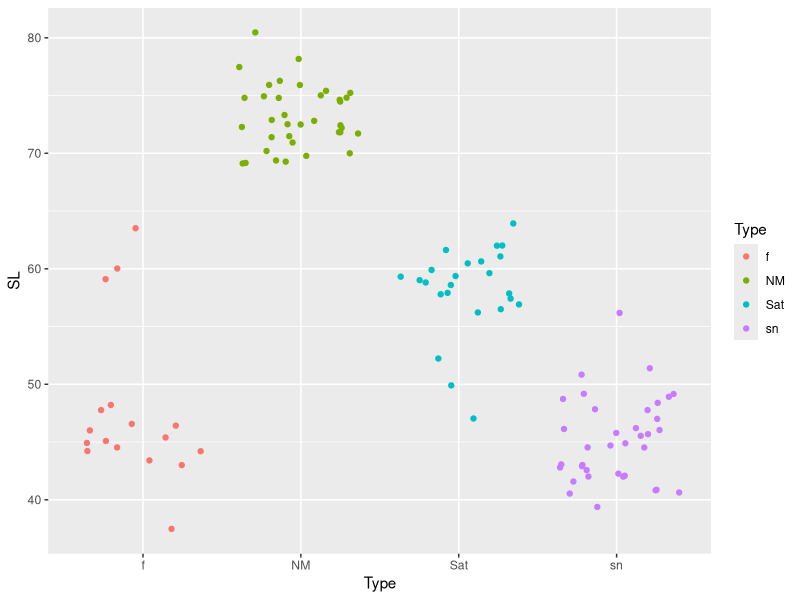
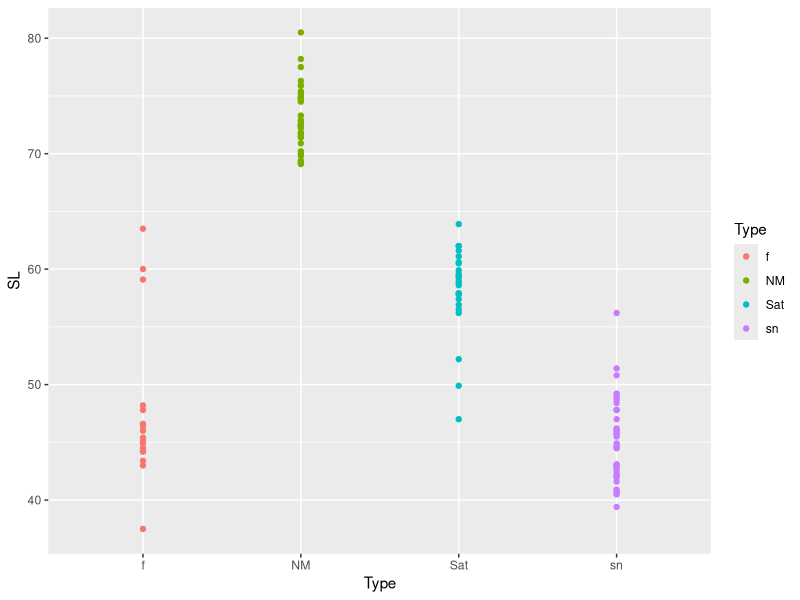
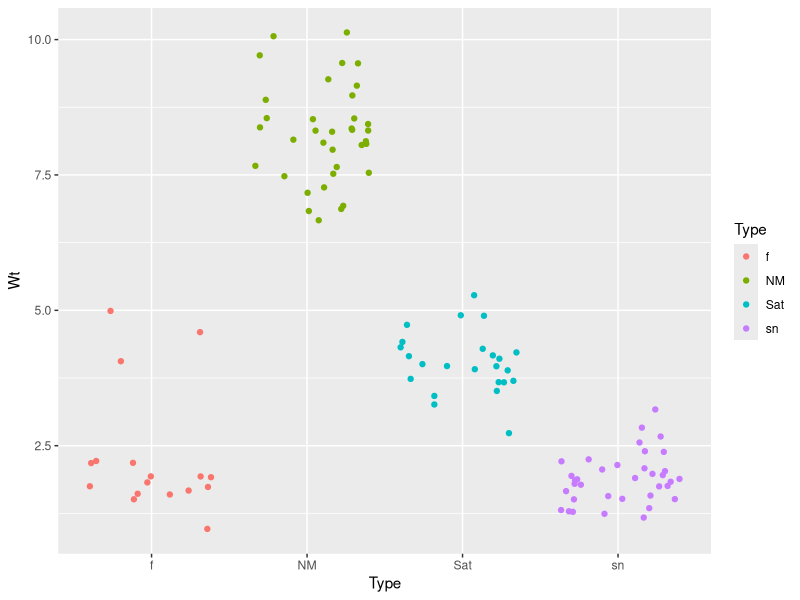
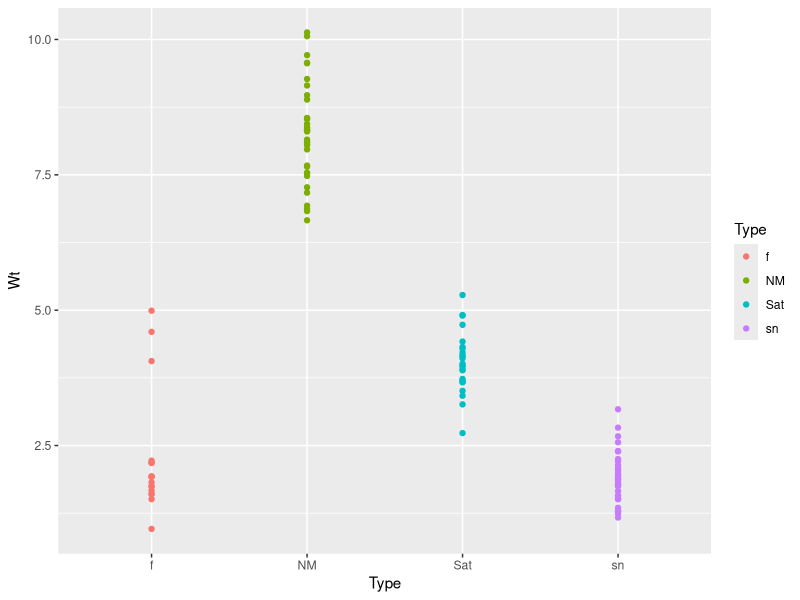
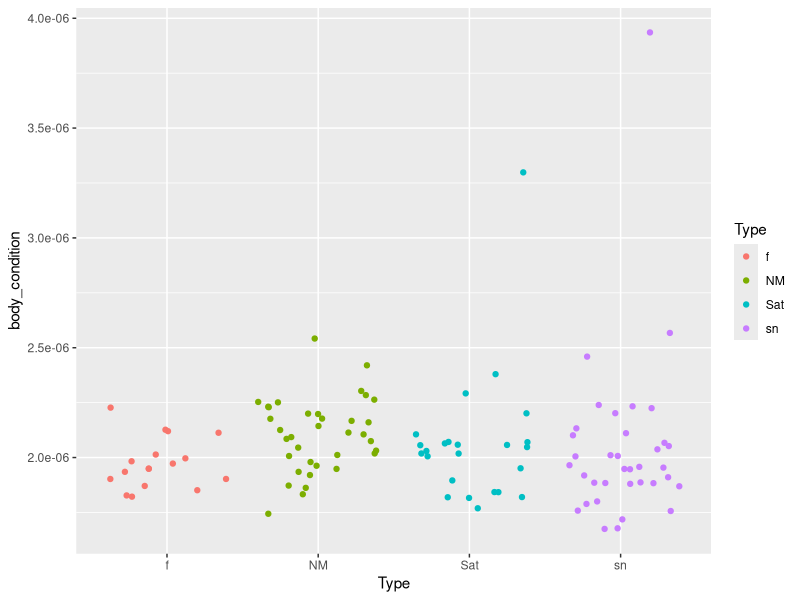
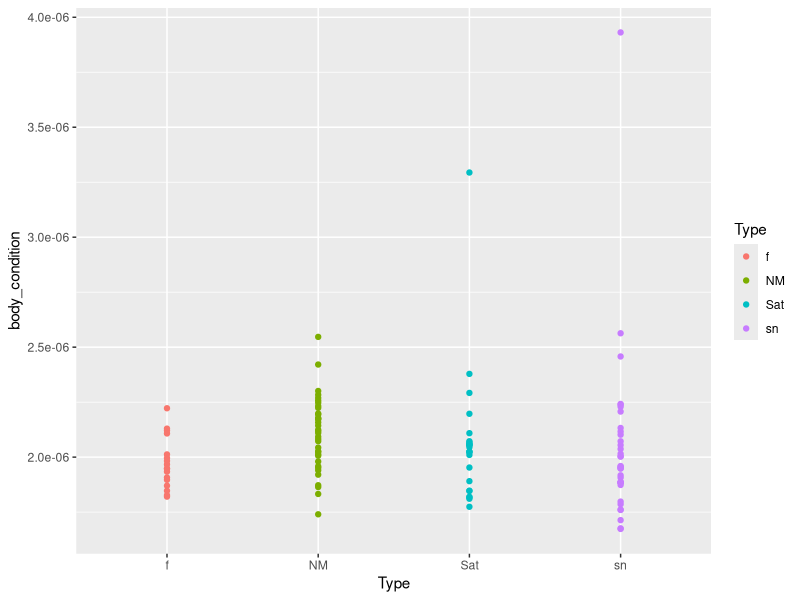
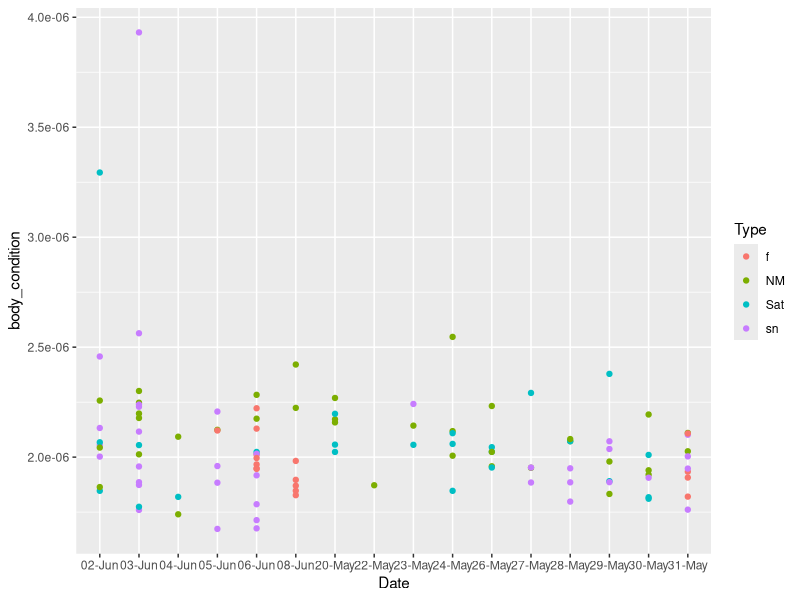

The R source for these figures, in order:
library(tidyverse)
library(readr)

# I think I don't need to load this if I have already loaded tidyverse?
# library(ggplot2)


## ASSIGNMENT: Construct some (more!) ggplots using my data :-)

## Import the data
fish_info_data <- read.csv("Corse_2016_Genetics_book.csv")

# Select data I want to plot (Type, SL, Wt)
# Need to exlude Type(rostratus and Sat/sn)
fish_info_data2 <- fish_info_data %>% 
  filter(Type %in% c("NM", "Sat", "sn", "f")) %>% 
  select(Type, SL, Wt)

# I want to rename my x axis labels. This shows me the order of x axis labels by Type
# levels(fish_info_data2$Type)
levels(fish_info_data2$Type)[1:6] <- c("Female", "NM","rostratus", "SatM","Sat/sn", "SnM")


#  Create Body Condition column
fish_info_data3 <- fish_info_data2 %>% 
  mutate(body_condition = 100 * (Wt/(10*SL)^3))


# Look at distibution of Wt, SL and Body Condition by Type (Fem, NM, SatM, SnM) using 
# "jitter" versus "point"

ggplot(data = fish_info_data3, mapping = aes(x = Type, y = SL, colour=Type)) +
  geom_jitter()

ggplot(data = fish_info_data3, mapping = aes(x = Type, y = SL, colour=Type)) +
  geom_point()

ggplot(data = fish_info_data3, mapping = aes(x = Type, y = Wt, colour=Type)) +
  geom_jitter()

ggplot(data = fish_info_data3, mapping = aes(x = Type,y = Wt, colour = Type)) + 
  geom_point()

ggplot(data = fish_info_data3, mapping = aes(x = Type, y = body_condition, colour=Type)) +
  geom_jitter()

ggplot(data = fish_info_data3, mapping = aes(x = Type, y = body_condition, colour=Type)) +
  geom_point()


# How much does body condition decrease for each Type over the spawning season (Date?)

fish_info_data4 <- fish_info_data %>% 
  filter(Type %in% c("NM", "Sat", "sn", "f")) %>% 
  select(Type, SL, Wt, Date)

fish_info_data5 <- fish_info_data4 %>% 
  mutate(body_condition = 100 * (Wt/(10*SL)^3))

ggplot(data = fish_info_data5,mapping = aes(x = Date, y = body_condition, colour=Type)) + 
  geom_point()


# TO DO!
# Need to clean up dates so that if displays in the proper order
# Draw lines between each of the Types across the dates? General line?


